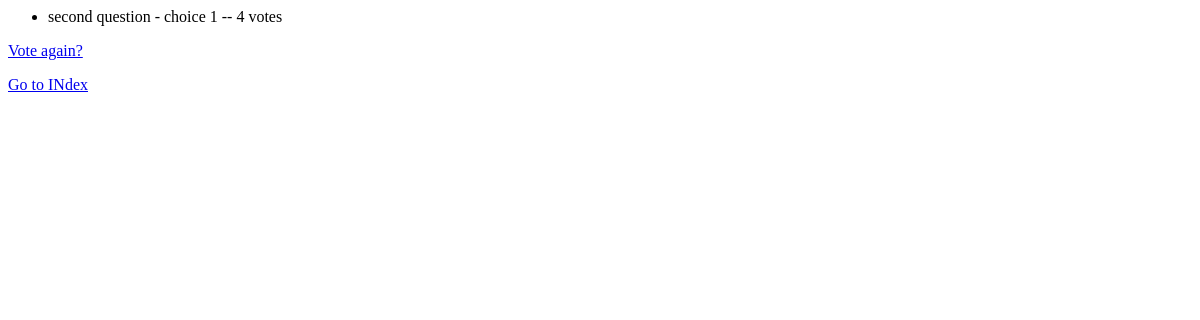
Before: /polls/2/results/ with the older database file.
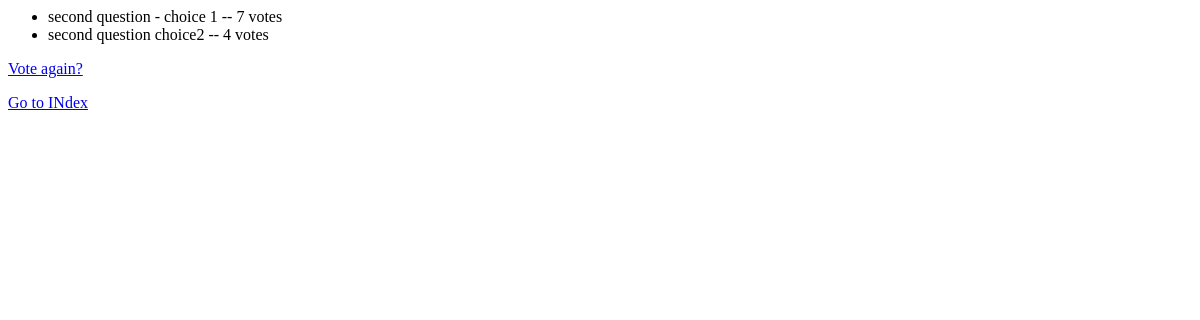
After: the same page with the newer database file.
### polls/models.py (models this page shows, shortened)
class Choice(models.Model):
    question = models.ForeignKey(Question, on_delete=models.CASCADE)
    choice_text = models.CharField(max_length=200)
    votes = models.IntegerField(default=0)

### polls/views.py (the view)
# urls.py: url(r'^(?P<pk>[0-9]+)/results/$', views.ResultsView.as_view(), name='results'),
class ResultsView(generic.DetailView):
    model = Question
    template_name = 'polls/results.html'

### polls/templates/polls/results.html (shortened to what this page needs)
<ul>
{% for choice in question.choice_set.all %}
    <li>{{ choice.choice_text }} -- {{ choice.votes }} vote{{ choice.votes|pluralize }}</li>
{% endfor %}
</ul>
<p>
<a href="{% url 'polls:detail' question.id %}">Vote again?</a>
</p>
<p>
    <a href="{%url 'polls:index'%}"> Go to INdex </a>
</p>

Changed rows visible on the page:
changed Choice "second question - choice 1": votes "4" → "7"
added Choice: choice_text "second question choice2", votes "4"
